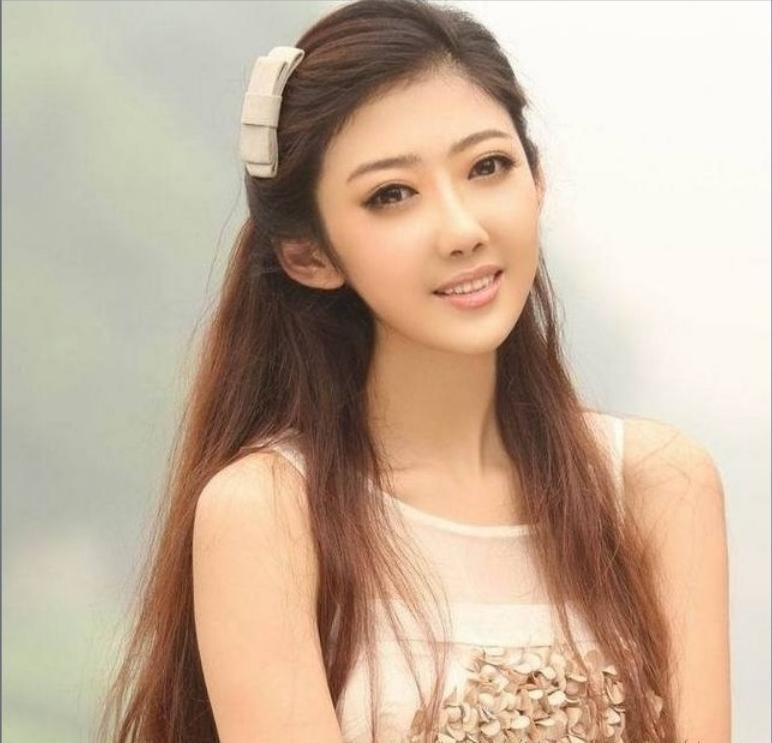
//> input picture connectedComponents/1_img.jpg, 772 x 743 px
$ ./connectedComponents   (built with g++ and OpenCV 4)
//> lines starting //> are read from the running program, lines starting //| are printed output that depends on the picture
#include "opencv2/imgproc/imgproc.hpp"
#include "opencv2/highgui/highgui.hpp"

#include <iostream>

using namespace cv;
using namespace std;
int main(){
Mat img = imread("1_img.jpg");
//> img is the input picture: 743 rows x 772 cols, CV_8UC3; mean B, G, R 155.8, 176.4, 198.2
Mat  img_edge, labels, img_color, stats,centroids;
threshold(img, img_edge, 128, 255, cv::THRESH_BINARY);
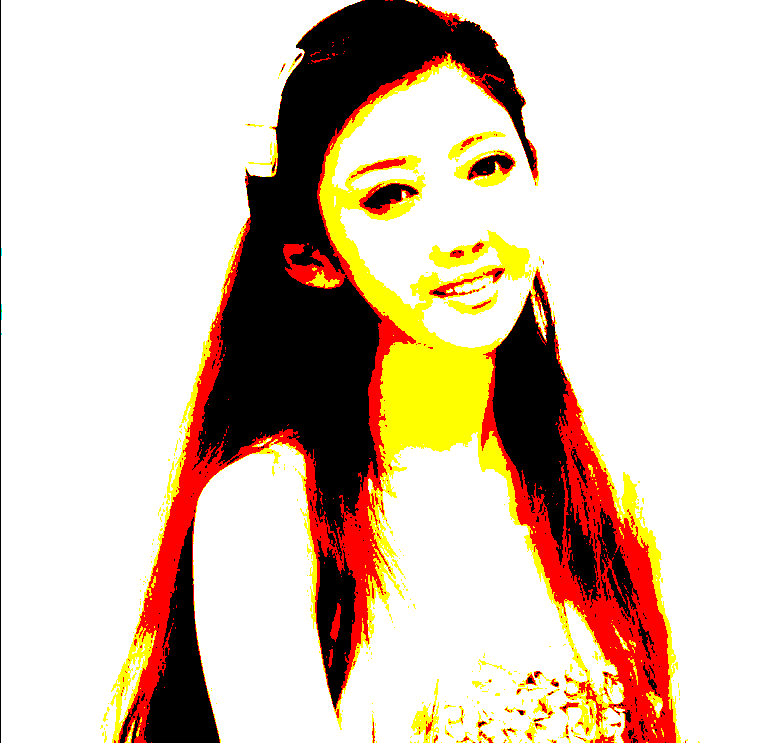
//> img_edge: 743 rows x 772 cols, CV_8UC3; mean B, G, R 180.5, 198.1, 216.9
bitwise_not(img_edge,img_edge);
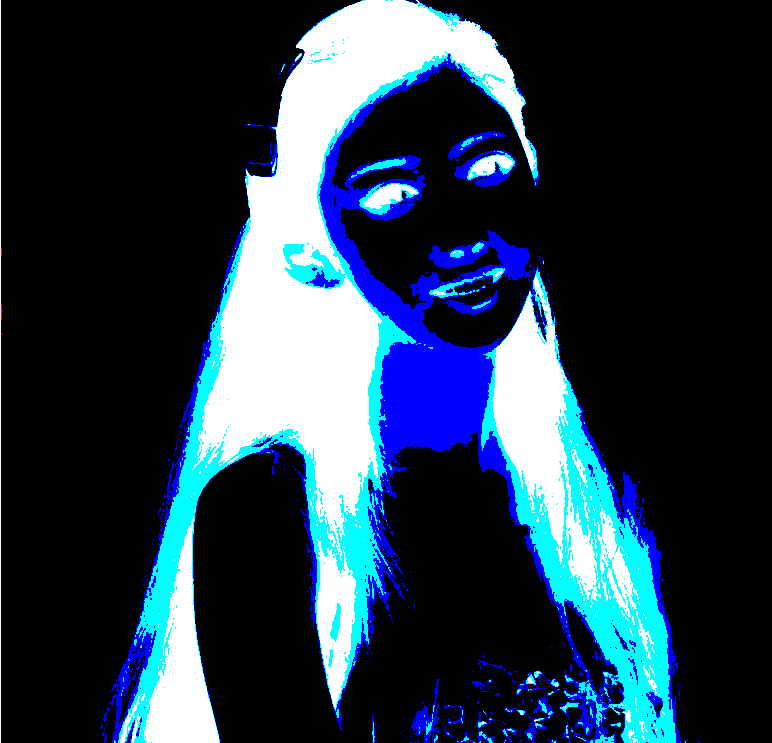
//> img_edge: 743 rows x 772 cols, CV_8UC3; mean B, G, R 74.5, 56.9, 38.1
cv::imshow("Image after threshold", img_edge);
//> (the run ends here: the program stops with an error, at `int i, nccomps = cv::connectedComponentsWithStats (`)
